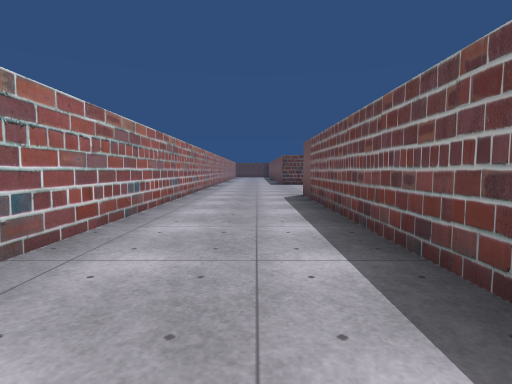
View 1 (above)

15 first-person views from a walk through a 3-D level made in the Unity game engine. The camera is 1.2 m above the floor, tilts 4° down and sees 80° across. The floor is counted in squares, 2 m on a side. Each view is taken from the middle of a square. On the plan, view 1 faces up. The plan holds only what a view shows up to about 9 squares ahead; the rest is blank. The place goes on beyond the plan. The player character is not drawn. Some surface patterns are stand-ins.

View 2
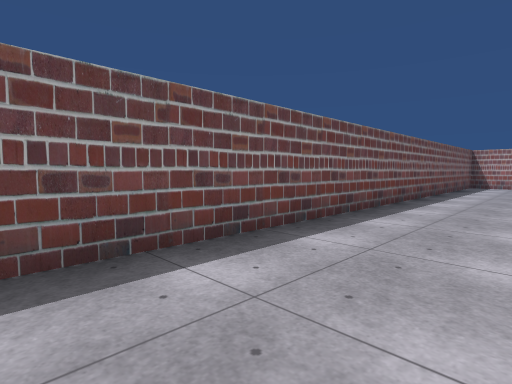

View 3
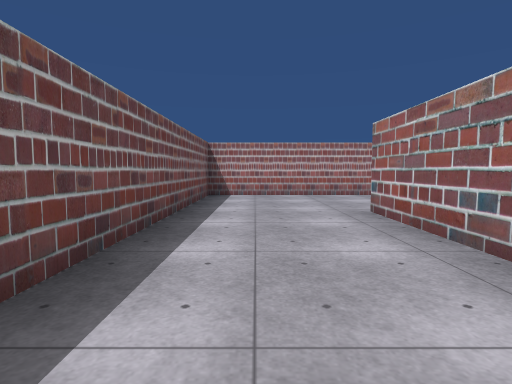

View 4
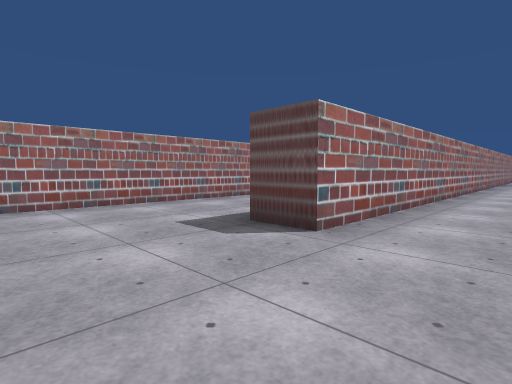

View 5
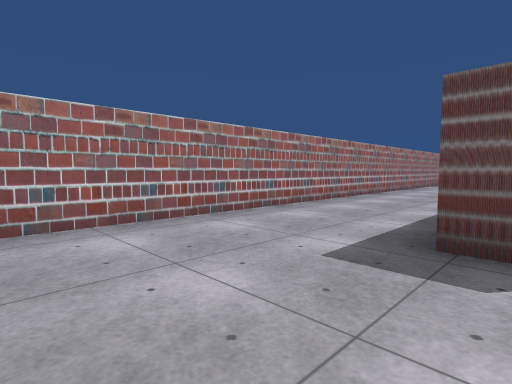

View 6
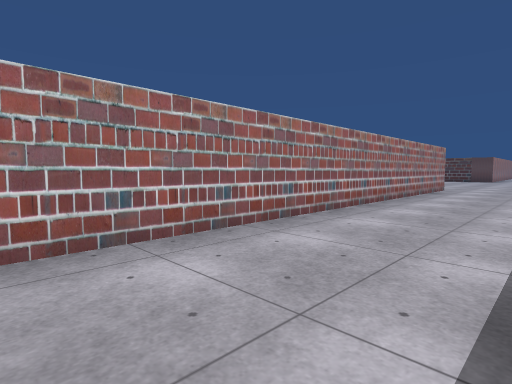

View 7
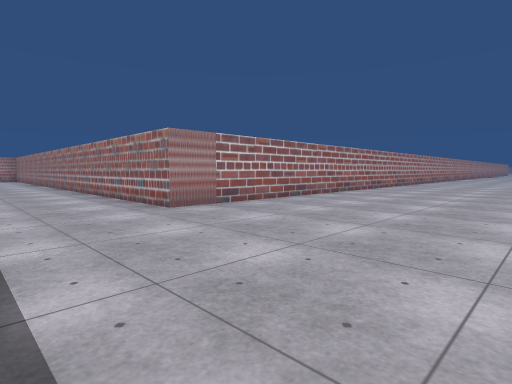

View 8
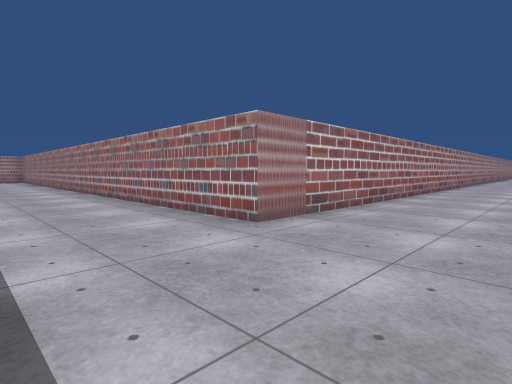

View 9
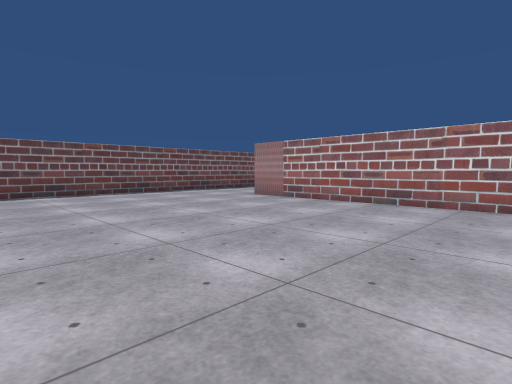

View 10
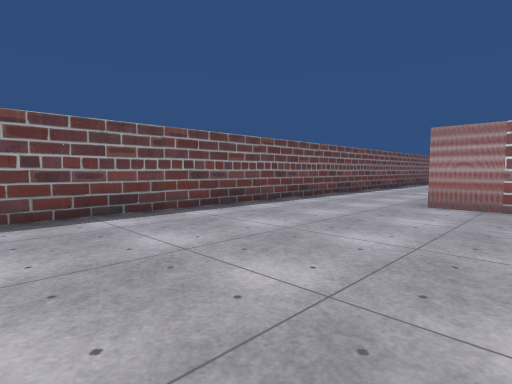

View 11
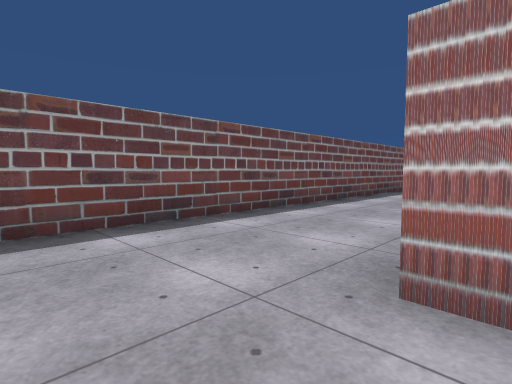

View 12
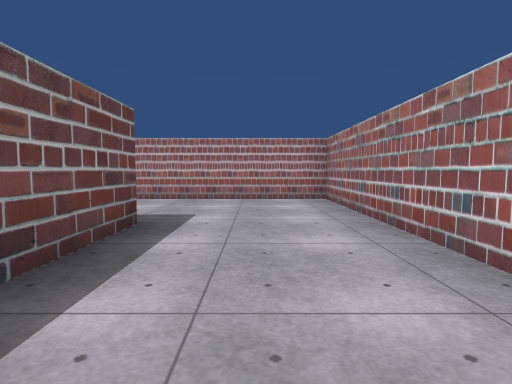

View 13
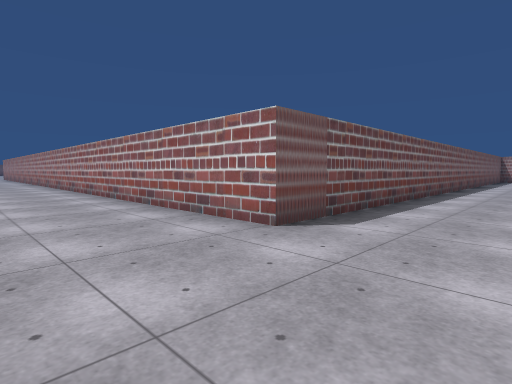

View 14
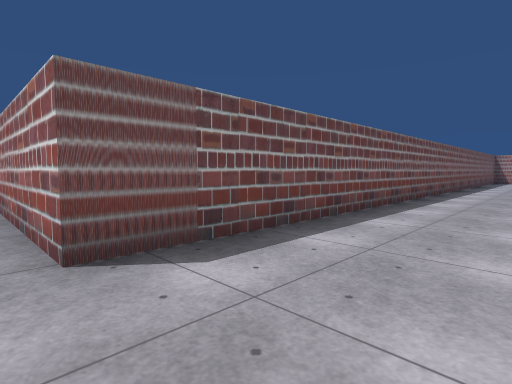

View 15
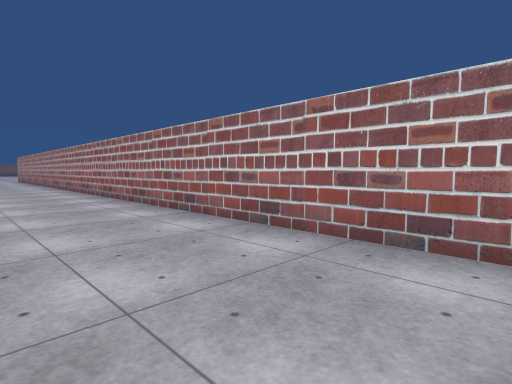

### Floor plan
Points are (right, up) in squares from view 1. A wall is a line through its corners. A room is listed if a view was taken in it or the views show most of it. See-through windows are left out.
Room 1 (views 1, 2, 3, 4, 5, 6, 7, 8, 9, 10, 11, 12, 14)
walls: (-2.6, -1.5) (-2.6, 11.6); (-1.7, 9) (-1.7, -6.5) (-2.6, -6.5) (-2.6, -4.5); (-11.5, 6.5) (-5.5, 6.5) (-5.5, -9.5) (1.2, -9.5) (1.2, 7.5)
ways out: opening at (-0.5, 7.5) to room 2
Room 2 (views 13, 15)
walls: (1.2, 7.5) (15.4, 7.5)
ways out: opening at (-0.5, 7.5) to room 1

Where each view was taken, in squares from view 1:
view 1: 0 up, 0 right, facing up
view 2: 3 up, 1 left, facing down-right
view 3: 2 down, 0 right, facing down
view 4: 9 down, 0 right, facing up-left
view 5: 9 down, 2 left, facing up-left
view 6: 4 down, 3 left, facing up-left
view 7: 11 up, 3 left, facing down-left
view 8: 9 up, 3 left, facing down-left
view 9: 12 up, 11 left, facing down-right
view 10: 12 up, 7 left, facing down-right
view 11: 8 up, 6 left, facing down-right
view 12: 3 down, 4 left, facing down
view 13: 10 up, 1 left, facing down-right
view 14: 8 up, 1 left, facing down-right
view 15: 10 up, 5 right, facing down-right
